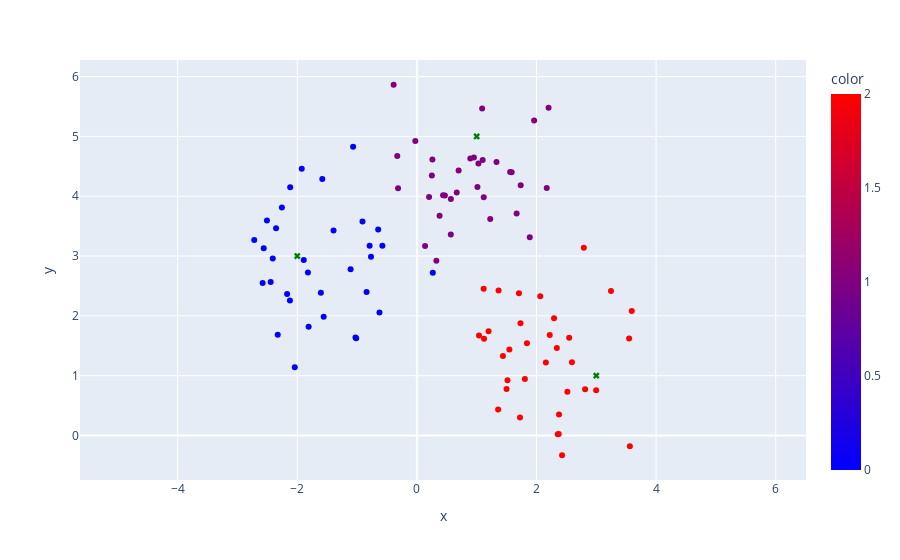

Write notebook code for a chart like this one.
### Code cell
from plotly import graph_objects as go

fig = px.scatter(
    x=X[:, 0],
    y=X[:, 1],
    color=groups,
    color_continuous_scale=px.colors.sequential.Bluered,
)
fig.add_scatter(
    x=centroids[:, 0],
    y=centroids[:, 1],
    mode="markers",
    marker=go.scatter.Marker({"symbol": "x", "color": "green"}),
)
fig.update_layout(showlegend=False)
fig.update_yaxes(
    scaleanchor="x",
    scaleratio=1,
)
fig.show()

### Figure 1 — Plotly figure (JSON) as saved in the notebook; plotly's stock layout.template omitted (floating-point values rounded to 4 significant figures)
{"data": [{"hovertemplate": "x=%{x}<br>y=%{y}<br>color=%{marker.color}<extra></extra>", "legendgroup": "", "marker": {"color": [2, 1, 2, 1, 1, 1, 0, 0, 2, 1, 1, 1, 2, 1, 0, 2, 0, 1, 0, 0, 0, 0, 0, 0, 2, 2, 2, 2, 0, 0, 1, 2, 2, 1, 0, 1, 1, 2, 2, 0, 0, 2, 2, 1, 1, 1, 2, 2, 0, 0, 1, 2, 1, 2, 0, 0, 2, 2, 1, 2, 2, 0, 0, 0, 0, 2, 1, 0, 2, 1, 0, 2, 0, 2, 2, 1, 1, 1, 0, 2, 1, 1, 2, 1, 2, 1, 1, 1, 2, 1, 2, 2, 0, 0, 0, 0, 1, 1, 0, 0], "coloraxis": "coloraxis", "symbol": "circle"}, "mode": "markers", "name": "", "orientation": "v", "showlegend": false, "type": "scatter", "x": [2.517, 0.2599, 2.813, -0.3148, 0.1374, 0.6979, -2.445, -0.7674, 2.593, 0.4688, 1.56, 1.961, 2.428, 2.202, -2.123, 3.549, -1.606, 0.3258, -1.581, -2.41, -2.042, -1.558, -1.015, 0.266, 1.199, 2.157, 1.439, 1.123, -1.822, -0.9095, 1.092, 3.246, 1.724, 2.172, -1.891, 0.3796, 0.8937, 1.516, 2.34, -2.119, -0.6256, 2.377, 2.294, -0.3887, 1.1, 0.5685, 1.359, 1.5, -2.257, -1.108, 0.2037, 1.547, 0.2504, 2.222, -1.925, -0.8414, 2.998, 2.064, 1.013, 3.562, 1.039, -2.561, -2.17, -1.394, -2.72, 1.733, 1.585, -2.327, 1.806, 1.736, -0.7902, 2.792, -1.066, 3.594, 1.366, 1.888, 1.118, 0.4383, -1.81, 2.356, -0.02597, 1.029, 1.841, -0.3279, 1.117, 1.331, 0.9537, 0.5676, 2.547, 0.6664, 1.707, 2.372, -0.6472, -2.354, -2.58, -0.5765, 1.227, 1.668, -1.027, -2.507], "xaxis": "x", "y": [0.731, 4.613, 0.7737, 4.134, 3.168, 4.429, 2.568, 2.988, 1.224, 4.014, 4.407, 5.266, -0.3313, 5.479, 2.257, 1.622, 2.387, 2.923, 4.289, 2.96, 1.139, 1.983, 1.624, 2.719, 1.741, 1.219, 1.329, 1.618, 2.726, 3.577, 5.467, 2.414, 0.2997, 4.14, 2.932, 3.673, 4.632, 0.9231, 1.463, 4.152, 2.054, 0.3498, 1.959, 5.864, 4.606, 3.953, 0.4346, 0.778, 3.811, 2.781, 3.987, 1.439, 4.345, 1.679, 4.462, 2.397, 0.7537, 2.326, 4.154, -0.1805, 1.673, 3.132, 2.366, 3.426, 3.269, 1.876, 4.401, 1.682, 0.9426, 4.183, 3.173, 3.14, 4.827, 2.082, 2.426, 3.316, 3.982, 4.016, 1.818, 0.01814, 4.926, 4.546, 1.54, 4.674, 2.453, 4.571, 4.646, 3.359, 1.635, 4.062, 2.377, 0.02321, 3.442, 3.463, 2.549, 3.171, 3.621, 3.71, 1.636, 3.593], "yaxis": "y"}, {"marker": {"color": "green", "symbol": "x"}, "mode": "markers", "type": "scatter", "x": [-2, 1, 3], "y": [3, 5, 1]}], "layout": {"coloraxis": {"colorbar": {"title": {"text": "color"}}, "colorscale": [[0, "rgb(0,0,255)"], [1, "rgb(255,0,0)"]]}, "legend": {"tracegroupgap": 0}, "margin": {"t": 60}, "showlegend": false, "xaxis": {"anchor": "y", "domain": [0, 1], "title": {"text": "x"}}, "yaxis": {"anchor": "x", "domain": [0, 1], "scaleanchor": "x", "scaleratio": 1, "title": {"text": "y"}}}}
